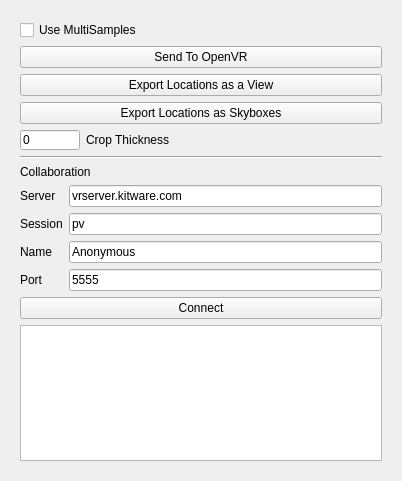
<?xml version="1.0" encoding="UTF-8"?>
<ui version="4.0">
 <class>pqOpenVRDockPanel</class>
 <widget class="QWidget" name="pqOpenVRDockPanel">
  <property name="geometry">
   <rect>
    <x>0</x>
    <y>0</y>
    <width>402</width>
    <height>481</height>
   </rect>
  </property>
  <property name="windowTitle">
   <string>Form</string>
  </property>
  <layout class="QHBoxLayout" name="horizontalLayout_4">
   <item>
    <widget class="QWidget" name="widget" native="true">
     <layout class="QVBoxLayout" name="verticalLayout">
      <item>
       <widget class="QCheckBox" name="multisamples">
        <property name="toolTip">
         <string extracomment="Whether or not to use multisampled framebuffers. Using multisamples can reduce flickering but currently does not work with volume rendering."/>
        </property>
        <property name="text">
         <string>Use MultiSamples</string>
        </property>
       </widget>
      </item>
      <item>
       <widget class="QPushButton" name="sendToOpenVRButton">
        <property name="text">
         <string>Send To OpenVR</string>
        </property>
       </widget>
      </item>
      <item>
       <widget class="QPushButton" name="exportLocationsAsViewButton">
        <property name="toolTip">
         <string extracomment="This option will export the saved locations, their geometry, txtures, and properties into a form that can be used in MineView. The result is stored in a pv-view directory. "/>
        </property>
        <property name="text">
         <string>Export Locations as a View</string>
        </property>
       </widget>
      </item>
      <item>
       <widget class="QPushButton" name="exportLocationsAsSkyboxesButton">
        <property name="toolTip">
         <string extracomment="Export the saved locations from VR as skyboxes suitable for viewing with vtk.js. This option will produce a pv-skybox folder that can be zipped up for use by ParaView Glance or vtk.js."/>
        </property>
        <property name="text">
         <string>Export Locations as Skyboxes</string>
        </property>
       </widget>
      </item>
      <item>
       <layout class="QHBoxLayout" name="horizontalLayout">
        <item>
         <widget class="QLineEdit" name="cropThickness">
          <property name="sizePolicy">
           <sizepolicy hsizetype="Maximum" vsizetype="Maximum">
            <horstretch>0</horstretch>
            <verstretch>0</verstretch>
           </sizepolicy>
          </property>
          <property name="minimumSize">
           <size>
            <width>40</width>
            <height>20</height>
           </size>
          </property>
          <property name="maximumSize">
           <size>
            <width>60</width>
            <height>20</height>
           </size>
          </property>
          <property name="baseSize">
           <size>
            <width>40</width>
            <height>20</height>
           </size>
          </property>
          <property name="toolTip">
           <string extracomment="Thickness to use for new thick crops. A value of 0 defaults to automatic thickness."/>
          </property>
          <property name="text">
           <string>0</string>
          </property>
         </widget>
        </item>
        <item>
         <widget class="QLabel" name="cropThicknessLabel">
          <property name="sizePolicy">
           <sizepolicy hsizetype="Expanding" vsizetype="Preferred">
            <horstretch>0</horstretch>
            <verstretch>0</verstretch>
           </sizepolicy>
          </property>
          <property name="toolTip">
           <string extracomment="When using thick cropping planes this specifies the thickness of those planes."/>
          </property>
          <property name="text">
           <string>Crop Thickness</string>
          </property>
         </widget>
        </item>
       </layout>
      </item>
      <item>
       <widget class="Line" name="line">
        <property name="orientation">
         <enum>Qt::Horizontal</enum>
        </property>
       </widget>
      </item>
      <item>
       <widget class="QLabel" name="cHeader">
        <property name="text">
         <string>Collaboration</string>
        </property>
       </widget>
      </item>
      <item>
       <layout class="QGridLayout" name="gridLayout">
        <item row="1" column="0">
         <widget class="QLabel" name="cServerLabel">
          <property name="toolTip">
           <string>The IP address or server name to connect to</string>
          </property>
          <property name="text">
           <string>Server</string>
          </property>
         </widget>
        </item>
        <item row="3" column="0">
         <widget class="QLabel" name="cNameLabel">
          <property name="toolTip">
           <string>Your name to appear in VR</string>
          </property>
          <property name="text">
           <string>Name</string>
          </property>
         </widget>
        </item>
        <item row="1" column="1">
         <widget class="QLineEdit" name="cServerValue">
          <property name="text">
           <string>vrserver.kitware.com</string>
          </property>
         </widget>
        </item>
        <item row="3" column="1">
         <widget class="QLineEdit" name="cNameValue">
          <property name="text">
           <string>Anonymous</string>
          </property>
         </widget>
        </item>
        <item row="2" column="0">
         <widget class="QLabel" name="cSessionLabel">
          <property name="toolTip">
           <string>What session to connect to. A session is a string name. People who join the same session on the same server will see each other.</string>
          </property>
          <property name="text">
           <string>Session</string>
          </property>
         </widget>
        </item>
        <item row="2" column="1">
         <widget class="QLineEdit" name="cSessionValue">
          <property name="text">
           <string>pv</string>
          </property>
         </widget>
        </item>
        <item row="4" column="1">
         <widget class="QLineEdit" name="cPortValue">
          <property name="text">
           <string>5555</string>
          </property>
         </widget>
        </item>
        <item row="4" column="0">
         <widget class="QLabel" name="cPortLabel">
          <property name="toolTip">
           <string>What port to connect to</string>
          </property>
          <property name="text">
           <string>Port</string>
          </property>
         </widget>
        </item>
       </layout>
      </item>
      <item>
       <widget class="QPushButton" name="cConnectButton">
        <property name="text">
         <string>Connect</string>
        </property>
       </widget>
      </item>
      <item>
       <widget class="QPlainTextEdit" name="outputWindow"/>
      </item>
     </layout>
    </widget>
   </item>
  </layout>
 </widget>
 <resources/>
 <connections/>
</ui>
